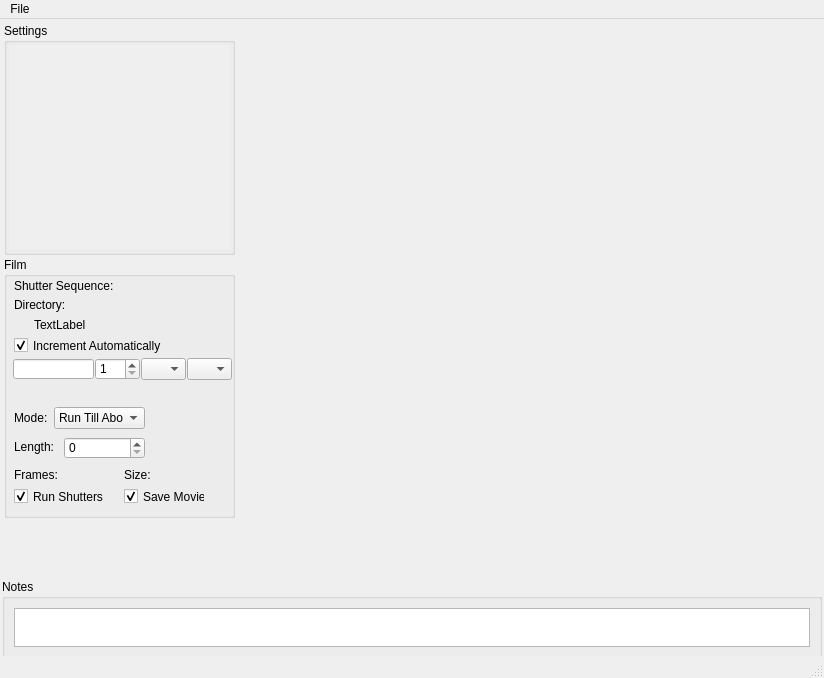
<?xml version="1.0" encoding="UTF-8"?>
<ui version="4.0">
 <class>MainWindow</class>
 <widget class="QMainWindow" name="MainWindow">
  <property name="geometry">
   <rect>
    <x>0</x>
    <y>0</y>
    <width>824</width>
    <height>678</height>
   </rect>
  </property>
  <property name="sizePolicy">
   <sizepolicy hsizetype="Preferred" vsizetype="Preferred">
    <horstretch>0</horstretch>
    <verstretch>0</verstretch>
   </sizepolicy>
  </property>
  <property name="minimumSize">
   <size>
    <width>0</width>
    <height>0</height>
   </size>
  </property>
  <property name="maximumSize">
   <size>
    <width>10000</width>
    <height>10000</height>
   </size>
  </property>
  <property name="acceptDrops">
   <bool>true</bool>
  </property>
  <property name="windowTitle">
   <string>HAL-4000</string>
  </property>
  <property name="windowIcon">
   <iconset>
    <normaloff>../../HAL-4000.ico</normaloff>../../HAL-4000.ico</iconset>
  </property>
  <widget class="QWidget" name="centralwidget">
   <property name="sizePolicy">
    <sizepolicy hsizetype="Preferred" vsizetype="Preferred">
     <horstretch>0</horstretch>
     <verstretch>0</verstretch>
    </sizepolicy>
   </property>
   <property name="minimumSize">
    <size>
     <width>0</width>
     <height>0</height>
    </size>
   </property>
   <property name="maximumSize">
    <size>
     <width>10000</width>
     <height>10000</height>
    </size>
   </property>
   <property name="acceptDrops">
    <bool>true</bool>
   </property>
   <layout class="QVBoxLayout" name="verticalLayout_2">
    <property name="spacing">
     <number>2</number>
    </property>
    <property name="margin">
     <number>2</number>
    </property>
    <item>
     <widget class="QWidget" name="mainWidget" native="true">
      <property name="sizePolicy">
       <sizepolicy hsizetype="Preferred" vsizetype="Preferred">
        <horstretch>0</horstretch>
        <verstretch>0</verstretch>
       </sizepolicy>
      </property>
      <property name="minimumSize">
       <size>
        <width>0</width>
        <height>0</height>
       </size>
      </property>
      <property name="maximumSize">
       <size>
        <width>16777215</width>
        <height>10000</height>
       </size>
      </property>
      <layout class="QHBoxLayout" name="horizontalLayout">
       <property name="spacing">
        <number>2</number>
       </property>
       <property name="margin">
        <number>0</number>
       </property>
       <item>
        <widget class="QWidget" name="settingFilmWidget" native="true">
         <property name="sizePolicy">
          <sizepolicy hsizetype="Fixed" vsizetype="Preferred">
           <horstretch>0</horstretch>
           <verstretch>0</verstretch>
          </sizepolicy>
         </property>
         <property name="minimumSize">
          <size>
           <width>235</width>
           <height>0</height>
          </size>
         </property>
         <property name="maximumSize">
          <size>
           <width>235</width>
           <height>16777215</height>
          </size>
         </property>
         <layout class="QVBoxLayout" name="verticalLayout">
          <property name="spacing">
           <number>2</number>
          </property>
          <property name="margin">
           <number>2</number>
          </property>
          <item>
           <widget class="QGroupBox" name="settingsGroupBox">
            <property name="minimumSize">
             <size>
              <width>231</width>
              <height>40</height>
             </size>
            </property>
            <property name="title">
             <string>Settings</string>
            </property>
            <layout class="QGridLayout" name="gridLayout">
             <property name="margin">
              <number>2</number>
             </property>
             <property name="spacing">
              <number>2</number>
             </property>
             <item row="0" column="0">
              <widget class="QScrollArea" name="settingsScrollArea">
               <property name="frameShape">
                <enum>QFrame::NoFrame</enum>
               </property>
               <property name="widgetResizable">
                <bool>true</bool>
               </property>
               <widget class="QWidget" name="scrollAreaWidgetContents">
                <property name="geometry">
                 <rect>
                  <x>0</x>
                  <y>0</y>
                  <width>225</width>
                  <height>200</height>
                 </rect>
                </property>
               </widget>
              </widget>
             </item>
            </layout>
           </widget>
          </item>
          <item>
           <widget class="QGroupBox" name="filmGroupBox">
            <property name="sizePolicy">
             <sizepolicy hsizetype="Fixed" vsizetype="Fixed">
              <horstretch>0</horstretch>
              <verstretch>0</verstretch>
             </sizepolicy>
            </property>
            <property name="minimumSize">
             <size>
              <width>231</width>
              <height>261</height>
             </size>
            </property>
            <property name="title">
             <string>Film</string>
            </property>
            <widget class="QLabel" name="directoryText">
             <property name="geometry">
              <rect>
               <x>30</x>
               <y>60</y>
               <width>191</width>
               <height>16</height>
              </rect>
             </property>
             <property name="layoutDirection">
              <enum>Qt::LeftToRight</enum>
             </property>
             <property name="text">
              <string>TextLabel</string>
             </property>
             <property name="alignment">
              <set>Qt::AlignLeading|Qt::AlignLeft|Qt::AlignVCenter</set>
             </property>
            </widget>
            <widget class="QLineEdit" name="filenameEdit">
             <property name="geometry">
              <rect>
               <x>9</x>
               <y>102</y>
               <width>81</width>
               <height>20</height>
              </rect>
             </property>
             <property name="focusPolicy">
              <enum>Qt::StrongFocus</enum>
             </property>
            </widget>
            <widget class="QLabel" name="framesLabel">
             <property name="geometry">
              <rect>
               <x>10</x>
               <y>210</y>
               <width>51</width>
               <height>16</height>
              </rect>
             </property>
             <property name="text">
              <string>Frames:</string>
             </property>
            </widget>
            <widget class="QCheckBox" name="saveMovieCheckBox">
             <property name="geometry">
              <rect>
               <x>120</x>
               <y>230</y>
               <width>81</width>
               <height>19</height>
              </rect>
             </property>
             <property name="text">
              <string>Save Movie</string>
             </property>
             <property name="checked">
              <bool>true</bool>
             </property>
            </widget>
            <widget class="QLabel" name="sizeLabel">
             <property name="geometry">
              <rect>
               <x>120</x>
               <y>210</y>
               <width>31</width>
               <height>16</height>
              </rect>
             </property>
             <property name="text">
              <string>Size:</string>
             </property>
            </widget>
            <widget class="QComboBox" name="modeComboBox">
             <property name="geometry">
              <rect>
               <x>50</x>
               <y>150</y>
               <width>91</width>
               <height>22</height>
              </rect>
             </property>
             <property name="focusPolicy">
              <enum>Qt::WheelFocus</enum>
             </property>
             <item>
              <property name="text">
               <string>Run Till Abort</string>
              </property>
             </item>
             <item>
              <property name="text">
               <string>Fixed Length</string>
              </property>
             </item>
            </widget>
            <widget class="QLabel" name="lengthLabel">
             <property name="geometry">
              <rect>
               <x>10</x>
               <y>183</y>
               <width>46</width>
               <height>14</height>
              </rect>
             </property>
             <property name="text">
              <string>Length:</string>
             </property>
            </widget>
            <widget class="QLabel" name="modeLabel">
             <property name="geometry">
              <rect>
               <x>10</x>
               <y>154</y>
               <width>46</width>
               <height>14</height>
              </rect>
             </property>
             <property name="text">
              <string>Mode:</string>
             </property>
            </widget>
            <widget class="QLabel" name="directoryLabel">
             <property name="geometry">
              <rect>
               <x>10</x>
               <y>40</y>
               <width>211</width>
               <height>16</height>
              </rect>
             </property>
             <property name="text">
              <string>Directory:</string>
             </property>
            </widget>
            <widget class="QLabel" name="framesText">
             <property name="geometry">
              <rect>
               <x>47</x>
               <y>210</y>
               <width>61</width>
               <height>20</height>
              </rect>
             </property>
             <property name="text">
              <string/>
             </property>
             <property name="alignment">
              <set>Qt::AlignRight|Qt::AlignTrailing|Qt::AlignVCenter</set>
             </property>
            </widget>
            <widget class="QLabel" name="sizeText">
             <property name="geometry">
              <rect>
               <x>147</x>
               <y>210</y>
               <width>71</width>
               <height>20</height>
              </rect>
             </property>
             <property name="text">
              <string/>
             </property>
             <property name="alignment">
              <set>Qt::AlignRight|Qt::AlignTrailing|Qt::AlignVCenter</set>
             </property>
            </widget>
            <widget class="QCheckBox" name="autoShuttersCheckBox">
             <property name="geometry">
              <rect>
               <x>10</x>
               <y>230</y>
               <width>101</width>
               <height>19</height>
              </rect>
             </property>
             <property name="text">
              <string>Run Shutters</string>
             </property>
             <property name="checked">
              <bool>true</bool>
             </property>
            </widget>
            <widget class="QLabel" name="shuttersLabels">
             <property name="geometry">
              <rect>
               <x>10</x>
               <y>21</y>
               <width>101</width>
               <height>16</height>
              </rect>
             </property>
             <property name="text">
              <string>Shutter Sequence:</string>
             </property>
            </widget>
            <widget class="QLabel" name="shuttersText">
             <property name="geometry">
              <rect>
               <x>110</x>
               <y>20</y>
               <width>111</width>
               <height>20</height>
              </rect>
             </property>
             <property name="layoutDirection">
              <enum>Qt::LeftToRight</enum>
             </property>
             <property name="text">
              <string/>
             </property>
             <property name="alignment">
              <set>Qt::AlignLeading|Qt::AlignLeft|Qt::AlignVCenter</set>
             </property>
            </widget>
            <widget class="QLabel" name="filenameLabel">
             <property name="geometry">
              <rect>
               <x>20</x>
               <y>127</y>
               <width>201</width>
               <height>20</height>
              </rect>
             </property>
             <property name="text">
              <string/>
             </property>
            </widget>
            <widget class="QSpinBox" name="indexSpinBox">
             <property name="geometry">
              <rect>
               <x>91</x>
               <y>101</y>
               <width>45</width>
               <height>22</height>
              </rect>
             </property>
             <property name="minimum">
              <number>1</number>
             </property>
             <property name="maximum">
              <number>9999</number>
             </property>
            </widget>
            <widget class="QComboBox" name="extensionComboBox">
             <property name="geometry">
              <rect>
               <x>137</x>
               <y>101</y>
               <width>45</width>
               <height>22</height>
              </rect>
             </property>
            </widget>
            <widget class="QCheckBox" name="autoIncCheckBox">
             <property name="geometry">
              <rect>
               <x>10</x>
               <y>79</y>
               <width>201</width>
               <height>19</height>
              </rect>
             </property>
             <property name="text">
              <string>Increment Automatically</string>
             </property>
             <property name="checked">
              <bool>true</bool>
             </property>
            </widget>
            <widget class="QSpinBox" name="lengthSpinBox">
             <property name="geometry">
              <rect>
               <x>60</x>
               <y>180</y>
               <width>81</width>
               <height>22</height>
              </rect>
             </property>
             <property name="maximum">
              <number>1000000</number>
             </property>
            </widget>
            <widget class="QComboBox" name="filetypeComboBox">
             <property name="geometry">
              <rect>
               <x>183</x>
               <y>101</y>
               <width>45</width>
               <height>22</height>
              </rect>
             </property>
            </widget>
           </widget>
          </item>
          <item>
           <widget class="QFrame" name="cameraParamsFrame">
            <property name="sizePolicy">
             <sizepolicy hsizetype="Preferred" vsizetype="Minimum">
              <horstretch>0</horstretch>
              <verstretch>0</verstretch>
             </sizepolicy>
            </property>
            <property name="minimumSize">
             <size>
              <width>231</width>
              <height>50</height>
             </size>
            </property>
            <property name="maximumSize">
             <size>
              <width>231</width>
              <height>151</height>
             </size>
            </property>
            <property name="frameShape">
             <enum>QFrame::NoFrame</enum>
            </property>
            <property name="frameShadow">
             <enum>QFrame::Plain</enum>
            </property>
           </widget>
          </item>
         </layout>
        </widget>
       </item>
       <item>
        <widget class="QFrame" name="cameraFrame">
         <property name="sizePolicy">
          <sizepolicy hsizetype="Preferred" vsizetype="Preferred">
           <horstretch>0</horstretch>
           <verstretch>0</verstretch>
          </sizepolicy>
         </property>
         <property name="minimumSize">
          <size>
           <width>583</width>
           <height>541</height>
          </size>
         </property>
         <property name="maximumSize">
          <size>
           <width>16777215</width>
           <height>16777215</height>
          </size>
         </property>
         <property name="frameShape">
          <enum>QFrame::NoFrame</enum>
         </property>
         <property name="frameShadow">
          <enum>QFrame::Raised</enum>
         </property>
        </widget>
       </item>
      </layout>
     </widget>
    </item>
    <item>
     <widget class="QWidget" name="notesRecordWidget" native="true">
      <property name="minimumSize">
       <size>
        <width>0</width>
        <height>80</height>
       </size>
      </property>
      <property name="maximumSize">
       <size>
        <width>16777215</width>
        <height>70</height>
       </size>
      </property>
      <layout class="QHBoxLayout" name="horizontalLayout_2">
       <property name="spacing">
        <number>2</number>
       </property>
       <property name="margin">
        <number>0</number>
       </property>
       <item>
        <widget class="QGroupBox" name="notesGroupBox">
         <property name="sizePolicy">
          <sizepolicy hsizetype="Preferred" vsizetype="Minimum">
           <horstretch>0</horstretch>
           <verstretch>0</verstretch>
          </sizepolicy>
         </property>
         <property name="minimumSize">
          <size>
           <width>0</width>
           <height>70</height>
          </size>
         </property>
         <property name="maximumSize">
          <size>
           <width>16777215</width>
           <height>1000</height>
          </size>
         </property>
         <property name="title">
          <string>Notes</string>
         </property>
         <layout class="QHBoxLayout" name="horizontalLayout_3">
          <item>
           <widget class="QTextEdit" name="notesEdit">
            <property name="sizePolicy">
             <sizepolicy hsizetype="Preferred" vsizetype="Preferred">
              <horstretch>0</horstretch>
              <verstretch>0</verstretch>
             </sizepolicy>
            </property>
            <property name="minimumSize">
             <size>
              <width>20</width>
              <height>37</height>
             </size>
            </property>
            <property name="maximumSize">
             <size>
              <width>10000</width>
              <height>10000</height>
             </size>
            </property>
           </widget>
          </item>
         </layout>
        </widget>
       </item>
      </layout>
     </widget>
    </item>
   </layout>
  </widget>
  <widget class="QMenuBar" name="menubar">
   <property name="geometry">
    <rect>
     <x>0</x>
     <y>0</y>
     <width>824</width>
     <height>26</height>
    </rect>
   </property>
   <widget class="QMenu" name="menuFile">
    <property name="title">
     <string>File</string>
    </property>
    <addaction name="actionSettings"/>
    <addaction name="actionShutter"/>
    <addaction name="actionDirectory"/>
    <addaction name="actionDisconnect"/>
    <addaction name="separator"/>
    <addaction name="actionFocus_Lock"/>
    <addaction name="actionIllumination"/>
    <addaction name="actionMisc_Controls"/>
    <addaction name="actionProgression"/>
    <addaction name="actionSpot_Counter"/>
    <addaction name="actionStage"/>
    <addaction name="separator"/>
    <addaction name="actionQuit"/>
   </widget>
   <addaction name="menuFile"/>
  </widget>
  <widget class="QStatusBar" name="statusbar"/>
  <action name="actionQuit">
   <property name="text">
    <string>Quit</string>
   </property>
  </action>
  <action name="actionSettings">
   <property name="text">
    <string>New Settings</string>
   </property>
  </action>
  <action name="actionShutter">
   <property name="text">
    <string>New Shutter Sequence</string>
   </property>
  </action>
  <action name="actionDirectory">
   <property name="text">
    <string>Set Working Directory</string>
   </property>
  </action>
  <action name="actionIllumination">
   <property name="text">
    <string>Illumination</string>
   </property>
  </action>
  <action name="actionStage">
   <property name="text">
    <string>Stage</string>
   </property>
  </action>
  <action name="actionFocus_Lock">
   <property name="text">
    <string>Focus Lock</string>
   </property>
  </action>
  <action name="actionSpot_Counter">
   <property name="text">
    <string>Spot Counter</string>
   </property>
  </action>
  <action name="actionSwitch_Test">
   <property name="text">
    <string>Switch Test</string>
   </property>
  </action>
  <action name="actionMisc_Controls">
   <property name="text">
    <string>Misc. Controls</string>
   </property>
  </action>
  <action name="actionProgression">
   <property name="text">
    <string>Progressions</string>
   </property>
  </action>
  <action name="actionDisconnect">
   <property name="text">
    <string>Disconnect</string>
   </property>
  </action>
 </widget>
 <resources/>
 <connections/>
</ui>
